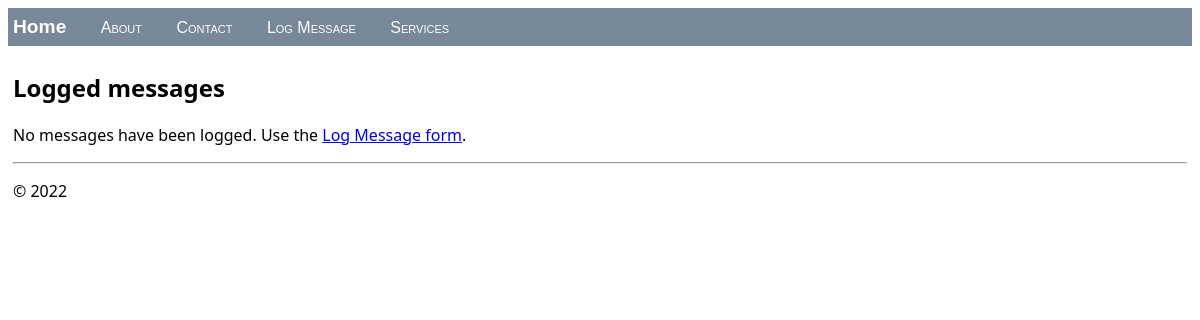
Before: / with the older database file.
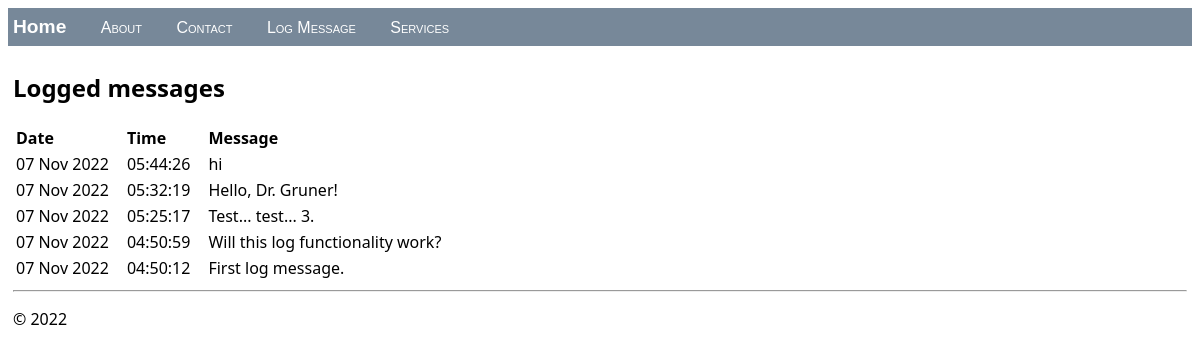
After: the same page with the newer database file.
### hello/models.py (models this page shows, shortened)
class LogMessage(models.Model):
    message = models.CharField(max_length=300)
    log_date = models.DateTimeField("date logged")

### hello/views.py (the view)
class HomeListView(ListView):
    model = LogMessage
    def get_context_data(self, **kwargs):
        context = super(HomeListView, self).get_context_data(**kwargs)
        return context

### hello/templates/hello/home.html (shortened to what this page needs)
{% extends "hello/layout.html" %}
{% block content %}
    <h2>Logged messages</h2>
    {% if message_list %}
        <table class="message_list">
            <thead>
            <tr>
                <th>Date</th>
                <th>Time</th>
                <th>Message</th>
            </tr>
            </thead>
            <tbody>
            {% for message in message_list %}
                <tr>
                    <td>{{ message.log_date | date:'d M Y' }}</td>
                    <td>{{ message.log_date | time:'H:i:s' }}</td>
                    <td>
                        {{ message.message }}
                    </td>
                </tr>
            {% endfor %}
            </tbody>
        </table>
    {% else %}
        <p>No messages have been logged. Use the <a href="{% url 'log' %}">Log Message form</a>.</p>
    {% endif %}
{% endblock %}

### hello/templates/hello/layout.html (shortened to what this page needs)
<!DOCTYPE html>
<html>
<head>
    {% load static %}
    <link rel="stylesheet" type="text/css" href="{% static 'hello/site.css' %}"/>
</head>
<body>
<div class="navbar">
    <a href="{% url 'home' %}" class="navbar-brand">Home</a>
    <a href="{% url 'about' %}" class="navbar-item">About</a>
    <a href="{% url 'contact' %}" class="navbar-item">Contact</a>
    <a href="{% url 'log' %}" class="navbar-item">Log Message</a>
    <a href="{% url 'services' %}" class="navbar-item">Services</a>
</div>
<div class="body-content">
    {% block content %}
    {% endblock %}
    <hr/>
    <footer>
        <p>&copy; 2022</p>
    </footer>
</div>
</body>
</html>

### hello/static/hello/site.css (style rules this page uses)
.message_list th,td { text-align: left; padding-right: 15px; }
.navbar { background-color: lightslategray; font-size: 1em; font-family: 'Trebuchet MS', 'Lucida Sans Unicode', 'Lucida Grande', 'Lucida Sans', Arial, sans-serif; color: white; padding: 8px 5px 8px 5px; }
.navbar a { text-decoration: none; color: inherit; }
.navbar-brand { font-size: 1.2em; font-weight: 600; }
.navbar-item { font-variant: small-caps; margin-left: 30px; }
.body-content { padding: 5px; font-family:'Segoe UI', Tahoma, Geneva, Verdana, sans-serif; }

Changed rows visible on the page:
added LogMessage: log_date "07 Nov 2022", log_date "05:44:26", message "hi"
added LogMessage: log_date "07 Nov 2022", log_date "05:32:19", message "Hello, Dr. Gruner!"
added LogMessage: log_date "07 Nov 2022", log_date "05:25:17", message "Test... test... 3."
added LogMessage: log_date "07 Nov 2022", log_date "04:50:59", message "Will this log functionality work?"
added LogMessage: log_date "07 Nov 2022", log_date "04:50:12", message "First log message."
Other visible differences:
text no longer shown: "No messages have been logged. Use the Log Message form ."
text now shown: "Date Time Message"
